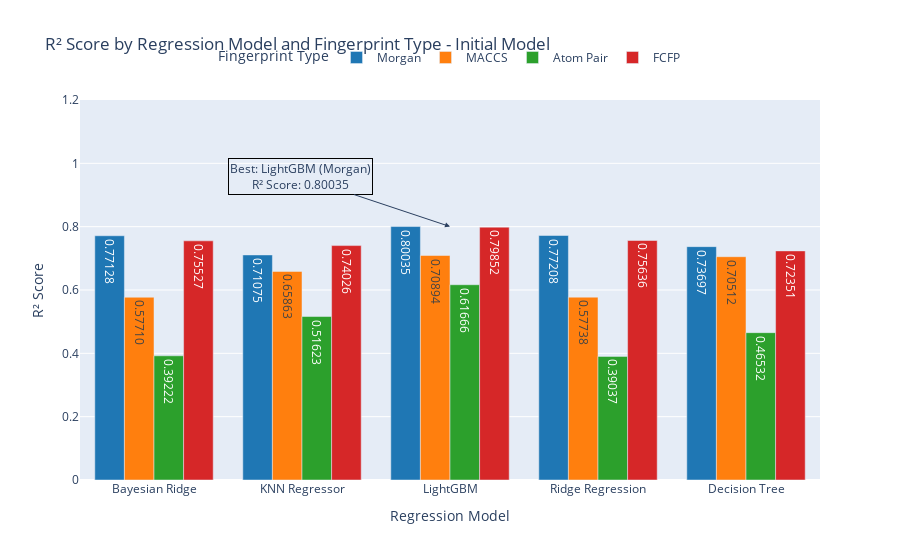
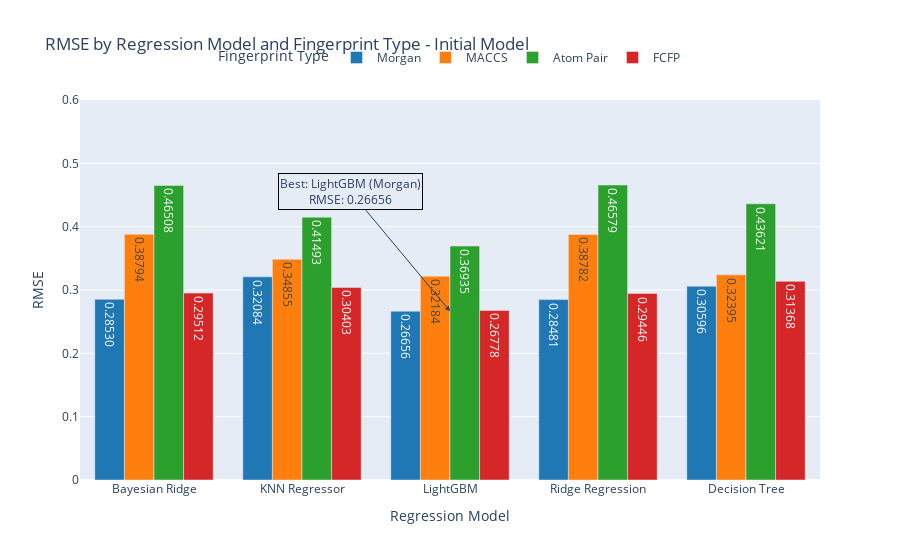
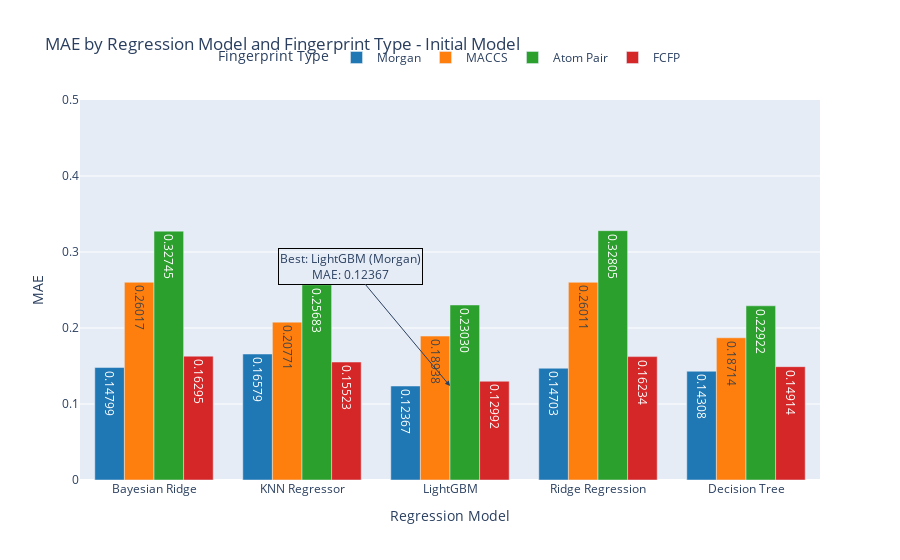

Notebook code cell kept with these figures, in order:
### Code cell
import plotly.graph_objects as go
import pandas as pd

# Define colors
colors = ['#1f77b4', '#ff7f0e', '#2ca02c', '#d62728', '#9467bd', '#8c564b']

# Find the best combinations for each metric
best_r2 = results_df.loc[results_df['R² Score'].idxmax()]
best_rmse = results_df.loc[results_df['RMSE'].idxmin()]
best_mae = results_df.loc[results_df['MAE'].idxmin()]

# Create traces for R² Score
fig_r2 = go.Figure()
for idx, fingerprint_type in enumerate(results_df['Fingerprint Type'].unique()):
    subset = results_df[results_df['Fingerprint Type'] == fingerprint_type]
    fig_r2.add_trace(go.Bar(
        x=subset['Regression Model'],
        y=subset['R² Score'],
        name=fingerprint_type,
        text=[f'{val:.5f}' for val in subset['R² Score']],
        textposition='inside',
        marker_color=colors[idx % len(colors)],
    ))

fig_r2.update_layout(
    title='R² Score by Regression Model and Fingerprint Type - Initial Model',
    xaxis_title='Regression Model',
    yaxis_title='R² Score',
    yaxis=dict(range=[0, 1.2]),
    barmode='group',
    legend_title='Fingerprint Type',
    legend=dict(orientation="h", yanchor="top", y=1.15, xanchor="center", x=0.5)
)

fig_r2.add_annotation(
    x=best_r2['Regression Model'],
    y=best_r2['R² Score'],
    text=f"Best: {best_r2['Regression Model']} ({best_r2['Fingerprint Type']})<br>R² Score: {best_r2['R² Score']:.5f}",
    showarrow=True,
    arrowhead=2,
    ax=-150,
    ay=-50,
    bordercolor="black",
    borderwidth=1
)

# Create traces for RMSE
fig_rmse = go.Figure()
for idx, fingerprint_type in enumerate(results_df['Fingerprint Type'].unique()):
    subset = results_df[results_df['Fingerprint Type'] == fingerprint_type]
    fig_rmse.add_trace(go.Bar(
        x=subset['Regression Model'],
        y=subset['RMSE'],
        name=fingerprint_type,
        text=[f'{val:.5f}' for val in subset['RMSE']],
        textposition='inside',
        marker_color=colors[idx % len(colors)],
    ))

fig_rmse.update_layout(
    title='RMSE by Regression Model and Fingerprint Type - Initial Model',
    xaxis_title='Regression Model',
    yaxis_title='RMSE',
    yaxis=dict(range=[0, 0.6]),
    barmode='group',
    legend_title='Fingerprint Type',
    legend=dict(orientation="h", yanchor="top", y=1.15, xanchor="center", x=0.5)
)

fig_rmse.add_annotation(
    x=best_rmse['Regression Model'],
    y=best_rmse['RMSE'],
    text=f"Best: {best_rmse['Regression Model']} ({best_rmse['Fingerprint Type']})<br>RMSE: {best_rmse['RMSE']:.5f}",
    showarrow=True,
    arrowhead=2,
    ax=-100,
    ay=-120,
    bordercolor="black",
    borderwidth=1
)

# Create traces for MAE
fig_mae = go.Figure()
for idx, fingerprint_type in enumerate(results_df['Fingerprint Type'].unique()):
    subset = results_df[results_df['Fingerprint Type'] == fingerprint_type]
    fig_mae.add_trace(go.Bar(
        x=subset['Regression Model'],
        y=subset['MAE'],
        name=fingerprint_type,
        text=[f'{val:.5f}' for val in subset['MAE']],
        textposition='inside',
        marker_color=colors[idx % len(colors)],
    ))

fig_mae.update_layout(
    title='MAE by Regression Model and Fingerprint Type - Initial Model',
    xaxis_title='Regression Model',
    yaxis_title='MAE',
    yaxis=dict(range=[0, 0.5]),
    barmode='group',
    legend_title='Fingerprint Type',
    legend=dict(orientation="h", yanchor="top", y=1.15, xanchor="center", x=0.5)
)

fig_mae.add_annotation(
    x=best_mae['Regression Model'],
    y=best_mae['MAE'],
    text=f"Best: {best_mae['Regression Model']} ({best_mae['Fingerprint Type']})<br>MAE: {best_mae['MAE']:.5f}",
    showarrow=True,
    arrowhead=2,
    ax=-100,
    ay=-120,
    bordercolor="black",
    borderwidth=1
)

# Show the plots
fig_r2.show()
fig_rmse.show()
fig_mae.show()

### Figure 1 — Plotly figure (JSON) as saved in the notebook; plotly's stock layout.template omitted (floating-point values rounded to 4 significant figures)
{"data": [{"marker": {"color": "#1f77b4"}, "name": "Morgan", "text": ["0.77128", "0.71075", "0.80035", "0.77208", "0.73697"], "textposition": "inside", "type": "bar", "x": ["Bayesian Ridge", "KNN Regressor", "LightGBM", "Ridge Regression", "Decision Tree"], "y": [0.7713, 0.7108, 0.8003, 0.7721, 0.737]}, {"marker": {"color": "#ff7f0e"}, "name": "MACCS", "text": ["0.57710", "0.65863", "0.70894", "0.57738", "0.70512"], "textposition": "inside", "type": "bar", "x": ["Bayesian Ridge", "KNN Regressor", "LightGBM", "Ridge Regression", "Decision Tree"], "y": [0.5771, 0.6586, 0.7089, 0.5774, 0.7051]}, {"marker": {"color": "#2ca02c"}, "name": "Atom Pair", "text": ["0.39222", "0.51623", "0.61666", "0.39037", "0.46532"], "textposition": "inside", "type": "bar", "x": ["Bayesian Ridge", "KNN Regressor", "LightGBM", "Ridge Regression", "Decision Tree"], "y": [0.3922, 0.5162, 0.6167, 0.3904, 0.4653]}, {"marker": {"color": "#d62728"}, "name": "FCFP", "text": ["0.75527", "0.74026", "0.79852", "0.75636", "0.72351"], "textposition": "inside", "type": "bar", "x": ["Bayesian Ridge", "KNN Regressor", "LightGBM", "Ridge Regression", "Decision Tree"], "y": [0.7553, 0.7403, 0.7985, 0.7564, 0.7235]}], "layout": {"annotations": [{"arrowhead": 2, "ax": -150, "ay": -50, "bordercolor": "black", "borderwidth": 1, "showarrow": true, "text": "Best: LightGBM (Morgan)<br>R² Score: 0.80035", "x": "LightGBM", "y": 0.8003}], "barmode": "group", "legend": {"orientation": "h", "title": {"text": "Fingerprint Type"}, "x": 0.5, "xanchor": "center", "y": 1.15, "yanchor": "top"}, "title": {"text": "R² Score by Regression Model and Fingerprint Type - Initial Model"}, "xaxis": {"title": {"text": "Regression Model"}}, "yaxis": {"range": [0, 1.2], "title": {"text": "R² Score"}}}}

### Figure 2 — Plotly figure (JSON) as saved in the notebook; plotly's stock layout.template omitted (floating-point values rounded to 4 significant figures)
{"data": [{"marker": {"color": "#1f77b4"}, "name": "Morgan", "text": ["0.28530", "0.32084", "0.26656", "0.28481", "0.30596"], "textposition": "inside", "type": "bar", "x": ["Bayesian Ridge", "KNN Regressor", "LightGBM", "Ridge Regression", "Decision Tree"], "y": [0.2853, 0.3208, 0.2666, 0.2848, 0.306]}, {"marker": {"color": "#ff7f0e"}, "name": "MACCS", "text": ["0.38794", "0.34855", "0.32184", "0.38782", "0.32395"], "textposition": "inside", "type": "bar", "x": ["Bayesian Ridge", "KNN Regressor", "LightGBM", "Ridge Regression", "Decision Tree"], "y": [0.3879, 0.3486, 0.3218, 0.3878, 0.3239]}, {"marker": {"color": "#2ca02c"}, "name": "Atom Pair", "text": ["0.46508", "0.41493", "0.36935", "0.46579", "0.43621"], "textposition": "inside", "type": "bar", "x": ["Bayesian Ridge", "KNN Regressor", "LightGBM", "Ridge Regression", "Decision Tree"], "y": [0.4651, 0.4149, 0.3694, 0.4658, 0.4362]}, {"marker": {"color": "#d62728"}, "name": "FCFP", "text": ["0.29512", "0.30403", "0.26778", "0.29446", "0.31368"], "textposition": "inside", "type": "bar", "x": ["Bayesian Ridge", "KNN Regressor", "LightGBM", "Ridge Regression", "Decision Tree"], "y": [0.2951, 0.304, 0.2678, 0.2945, 0.3137]}], "layout": {"annotations": [{"arrowhead": 2, "ax": -100, "ay": -120, "bordercolor": "black", "borderwidth": 1, "showarrow": true, "text": "Best: LightGBM (Morgan)<br>RMSE: 0.26656", "x": "LightGBM", "y": 0.2666}], "barmode": "group", "legend": {"orientation": "h", "title": {"text": "Fingerprint Type"}, "x": 0.5, "xanchor": "center", "y": 1.15, "yanchor": "top"}, "title": {"text": "RMSE by Regression Model and Fingerprint Type - Initial Model"}, "xaxis": {"title": {"text": "Regression Model"}}, "yaxis": {"range": [0, 0.6], "title": {"text": "RMSE"}}}}

### Figure 3 — Plotly figure (JSON) as saved in the notebook; plotly's stock layout.template omitted (floating-point values rounded to 4 significant figures)
{"data": [{"marker": {"color": "#1f77b4"}, "name": "Morgan", "text": ["0.14799", "0.16579", "0.12367", "0.14703", "0.14308"], "textposition": "inside", "type": "bar", "x": ["Bayesian Ridge", "KNN Regressor", "LightGBM", "Ridge Regression", "Decision Tree"], "y": [0.148, 0.1658, 0.1237, 0.147, 0.1431]}, {"marker": {"color": "#ff7f0e"}, "name": "MACCS", "text": ["0.26017", "0.20771", "0.18938", "0.26011", "0.18714"], "textposition": "inside", "type": "bar", "x": ["Bayesian Ridge", "KNN Regressor", "LightGBM", "Ridge Regression", "Decision Tree"], "y": [0.2602, 0.2077, 0.1894, 0.2601, 0.1871]}, {"marker": {"color": "#2ca02c"}, "name": "Atom Pair", "text": ["0.32745", "0.25683", "0.23030", "0.32805", "0.22922"], "textposition": "inside", "type": "bar", "x": ["Bayesian Ridge", "KNN Regressor", "LightGBM", "Ridge Regression", "Decision Tree"], "y": [0.3274, 0.2568, 0.2303, 0.328, 0.2292]}, {"marker": {"color": "#d62728"}, "name": "FCFP", "text": ["0.16295", "0.15523", "0.12992", "0.16234", "0.14914"], "textposition": "inside", "type": "bar", "x": ["Bayesian Ridge", "KNN Regressor", "LightGBM", "Ridge Regression", "Decision Tree"], "y": [0.1629, 0.1552, 0.1299, 0.1623, 0.1491]}], "layout": {"annotations": [{"arrowhead": 2, "ax": -100, "ay": -120, "bordercolor": "black", "borderwidth": 1, "showarrow": true, "text": "Best: LightGBM (Morgan)<br>MAE: 0.12367", "x": "LightGBM", "y": 0.1237}], "barmode": "group", "legend": {"orientation": "h", "title": {"text": "Fingerprint Type"}, "x": 0.5, "xanchor": "center", "y": 1.15, "yanchor": "top"}, "title": {"text": "MAE by Regression Model and Fingerprint Type - Initial Model"}, "xaxis": {"title": {"text": "Regression Model"}}, "yaxis": {"range": [0, 0.5], "title": {"text": "MAE"}}}}
